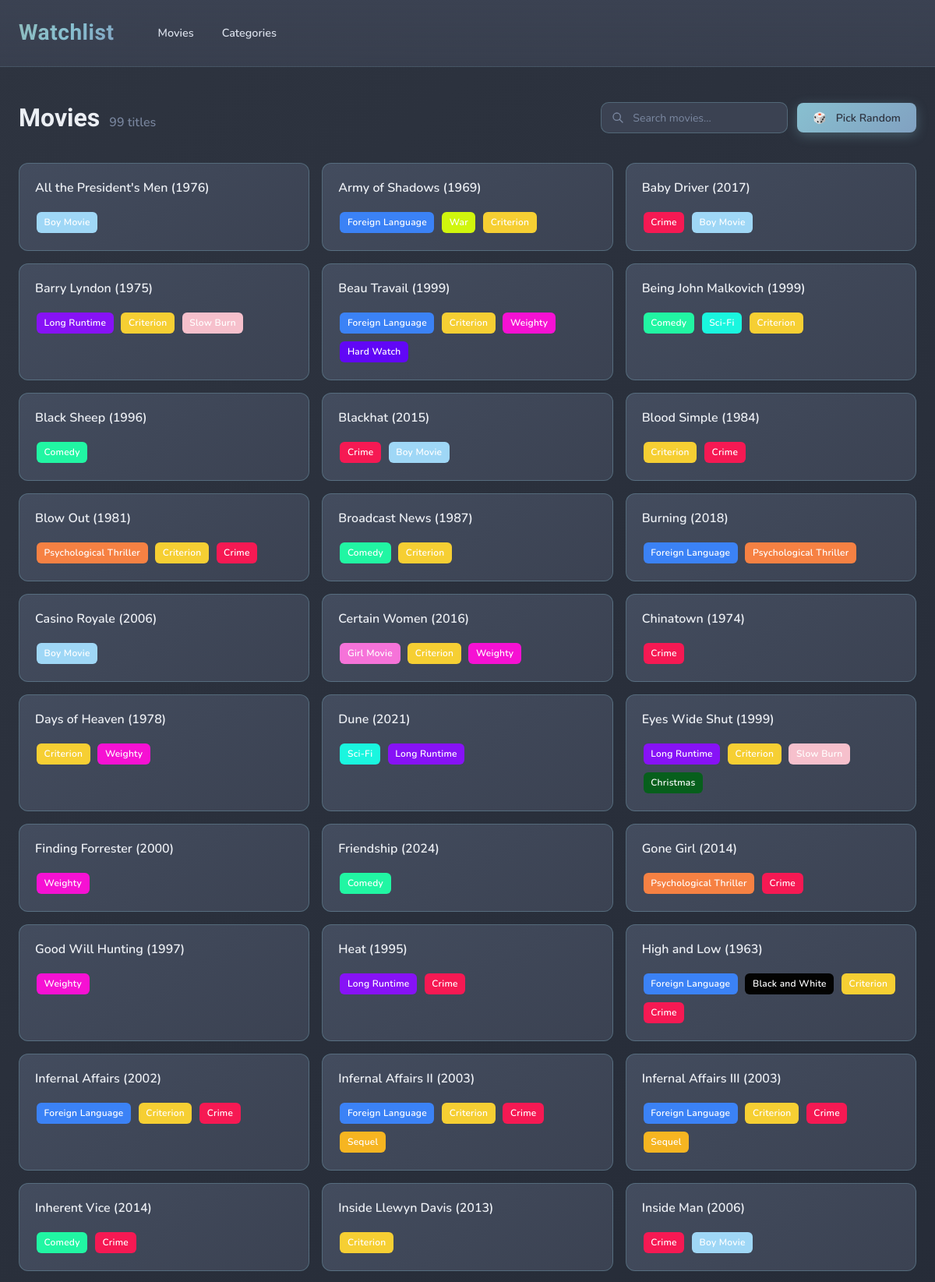
The page / (upper part) on the database its author committed.
### tables this page shows
CREATE TABLE movies (
                id INTEGER PRIMARY KEY AUTOINCREMENT,
                title TEXT UNIQUE NOT NULL
            );

### main.py (the view)
@app.get("/", response_class=HTMLResponse)
async def index(request: Request):
    with get_db() as conn:
        movies_data = conn.execute('''
            SELECT m.id, m.title,
                   GROUP_CONCAT(c.name) as category_names,
                   GROUP_CONCAT(c.color) as category_colors
            FROM movies m
            LEFT JOIN movie_categories mc ON m.id = mc.movie_id
            LEFT JOIN categories c ON mc.category_id = c.id
            GROUP BY m.id, m.title
            ORDER BY m.title
        ''').fetchall()
        movies = [dict(row) for row in movies_data]
        categories_data = conn.execute('SELECT * FROM categories ORDER BY name').fetchall()
        categories = [dict(row) for row in categories_data]
    return templates.TemplateResponse("index.html", {
        "request": request,
        "movies": movies,
        "categories": categories
    })

### templates/index.html (shortened to what this page needs)
{% extends "base.html" %}
{% block content %}
<div class="page-header">
    <h2>Movies <span class="movie-count">{{ movies|length }} titles</span></h2>
    <div class="controls">
        <div class="search-wrapper">
            <input type="text" id="searchInput" placeholder="Search movies...">
        </div>
        <button class="btn btn-primary btn-random" onclick="getRandomMovie()">Pick Random</button>
    </div>
</div>
{% if movies %}
<div class="movie-grid">
    {% for movie in movies %}
    <div class="movie-card" data-title="{{ movie.title|lower }}"
         style="animation-delay: {{ loop.index0 * 25 }}ms;"
         onclick="openTagModal({{ movie.id }}, '{{ movie.title|replace("'", "\\'") }}')">
        <div class="movie-header">
            <h3 class="movie-title">{{ movie.title }}</h3>
        </div>
        <div class="movie-tags">
            {% if movie.category_names %}
                {% set names = movie.category_names.split(',') %}
                {% set colors = movie.category_colors.split(',') %}
                {% for name in names %}
                <span class="tag" style="background-color: {{ colors[loop.index0] }};">
                    {{ name }}
                </span>
                {% endfor %}
            {% else %}
                <span class="no-tags">No tags yet</span>
            {% endif %}
        </div>
    </div>
    {% endfor %}
</div>
{% else %}
<div class="empty-state">
    <h3>No Movies Yet</h3>
    <p>Add some movies to get started with your collection.</p>
</div>
{% endif %}
{% endblock %}

### templates/base.html (style rules this page uses)
:root { --nord0: #2E3440; --nord1: #3B4252; --nord2: #434C5E; --nord3: #4C566A; --nord4: #D8DEE9; --nord5: #E5E9F0; --nord6: #ECEFF4; --frost1: #8FBCBB; --frost2: #88C0D0; --frost3: #81A1C1; --frost4: #5E81AC; --aurora-red: #BF616A; --aurora-orange: #D08770; --aurora-yellow: #EBCB8B; --aurora-green: #A3BE8C; --aurora-purple: #B48EAD; --bg-base: var(--nord0); --bg-surface: var(--nord1); --bg-elevated: var(--nord2); --bg-interactive: var(--nord3); --text-primary: var(--nord6); --text-secondary: var(--nord4); --text-muted: #7b88a1; --accent: var(--frost2); --accent-light: var(--frost1); --accent-dark: var(--frost4); --border-subtle: rgba(136, 192, 208, 0.15); --border-accent: rgba(136, 192, 208, 0.3); --shadow-soft: 0 4px 20px rgba(0, 0, 0, 0.25); --shadow-glow: 0 0 30px rgba(136, 192, 208, 0.15); --transition-smooth: cubic-bezier(0.4, 0, 0.2, 1); }
* { margin: 0; padding: 0; box-sizing: border-box; }
body { font-family: 'Nunito', -apple-system, BlinkMacSystemFont, sans-serif; background: linear-gradient(135deg, var(--nord0) 0%, #252b37 50%, var(--nord0) 100%); color: var(--text-primary); line-height: 1.6; min-height: 100vh; }
.btn { font-family: 'Nunito', sans-serif; font-weight: 600; padding: 0.6rem 1.25rem; border: none; border-radius: 8px; font-size: 0.875rem; cursor: pointer; transition: all 0.25s var(--transition-smooth); text-decoration: none; display: inline-flex; align-items: center; gap: 0.5rem; }
.btn-primary { background: linear-gradient(135deg, var(--frost2) 0%, var(--frost3) 100%); color: var(--nord0); box-shadow: 0 4px 15px rgba(136, 192, 208, 0.3); }
.tag { display: inline-block; padding: 0.25rem 0.6rem; border-radius: 6px; font-size: 0.75rem; font-weight: 600; color: white; margin: 0.125rem; letter-spacing: 0.02em; }
h2 { font-family: 'Quicksand', sans-serif; font-weight: 700; font-size: 2rem; color: var(--text-primary); }

### templates/index.html (style rules this page uses)
.page-header { display: flex; justify-content: space-between; align-items: center; margin-bottom: 2rem; flex-wrap: wrap; gap: 1.25rem; }
.page-header h2 { display: flex; align-items: baseline; gap: 0.75rem; }
.movie-count { font-family: 'Nunito', sans-serif; font-size: 1rem; font-weight: 500; color: var(--text-muted); }
.controls { display: flex; gap: 0.75rem; align-items: center; }
.search-wrapper { position: relative; }
.search-wrapper::before { content: ''; position: absolute; left: 0.875rem; top: 50%; transform: translateY(-50%); width: 16px; height: 16px; background-size: contain; pointer-events: none; }
#searchInput { padding: 0.6rem 1rem 0.6rem 2.5rem; background: var(--bg-surface); border: 1px solid var(--border-accent); border-radius: 10px; font-size: 0.875rem; color: var(--text-primary); font-family: 'Nunito', sans-serif; width: 240px; transition: all 0.25s var(--transition-smooth); }
#searchInput::placeholder { color: var(--text-muted); }
.btn-random::before { content: '🎲'; margin-right: 0.25rem; }
.movie-grid { display: grid; grid-template-columns: repeat(auto-fill, minmax(300px, 1fr)); gap: 1rem; }
.movie-card { background: linear-gradient(145deg, var(--nord2) 0%, var(--nord1) 100%); border: 1px solid var(--border-accent); border-radius: 12px; padding: 1.25rem; cursor: pointer; transition: all 0.3s var(--transition-smooth); position: relative; opacity: 0; transform: translateY(12px); animation: cardReveal 0.4s var(--transition-smooth) forwards; }
.movie-card::before { content: ''; position: absolute; inset: 0; border-radius: 12px; padding: 1px; background: linear-gradient(135deg, var(--frost1), var(--frost3)); -webkit-mask: linear-gradient(#fff 0 0) content-box, linear-gradient(#fff 0 0); mask: linear-gradient(#fff 0 0) content-box, linear-gradient(#fff 0 0); -webkit-mask-composite: xor; mask-composite: exclude; opacity: 0; transition: opacity 0.3s var(--transition-smooth); }
.movie-header { display: flex; justify-content: space-between; align-items: flex-start; margin-bottom: 0.875rem; gap: 1rem; }
.movie-title { font-family: 'Nunito', sans-serif; font-weight: 600; font-size: 1rem; color: var(--text-primary); line-height: 1.4; flex: 1; }
.movie-tags { display: flex; flex-wrap: wrap; gap: 0.35rem; min-height: 26px; align-items: center; }

### rows shown on the page
movies: title "All the President's Men (1976)", names "Boy Movie"
movies: title "Army of Shadows (1969)", names "Foreign Language" "War" "Criterion"
movies: title "Baby Driver (2017)", names "Crime" "Boy Movie"
movies: title "Barry Lyndon (1975)", names "Long Runtime" "Criterion" "Slow Burn"
movies: title "Beau Travail (1999)", names "Foreign Language" "Criterion" "Weighty" "Hard Watch"
movies: title "Being John Malkovich (1999)", names "Comedy" "Sci-Fi" "Criterion"
movies: title "Black Sheep (1996)", names "Comedy"
movies: title "Blackhat (2015)", names "Crime" "Boy Movie"
movies: title "Blood Simple (1984)", names "Criterion" "Crime"
movies: title "Blow Out (1981)", names "Psychological Thriller" "Criterion" "Crime"
movies: title "Broadcast News (1987)", names "Comedy" "Criterion"
movies: title "Burning (2018)", names "Foreign Language" "Psychological Thriller"
movies: title "Casino Royale (2006)", names "Boy Movie"
movies: title "Certain Women (2016)", names "Girl Movie" "Criterion" "Weighty"
movies: title "Chinatown (1974)", names "Crime"
movies: title "Days of Heaven (1978)", names "Criterion" "Weighty"
movies: title "Dune (2021)", names "Sci-Fi" "Long Runtime"
movies: title "Eyes Wide Shut (1999)", names "Long Runtime" "Criterion" "Slow Burn" "Christmas"
movies: title "Finding Forrester (2000)", names "Weighty"
movies: title "Friendship (2024)", names "Comedy"
movies: title "Gone Girl (2014)", names "Psychological Thriller" "Crime"
movies: title "Good Will Hunting (1997)", names "Weighty"
movies: title "Heat (1995)", names "Long Runtime" "Crime"
movies: title "High and Low (1963)", names "Foreign Language" "Black and White" "Criterion" "Crime"
movies: title "Infernal Affairs (2002)", names "Foreign Language" "Criterion" "Crime"
movies: title "Infernal Affairs II (2003)", names "Foreign Language" "Criterion" "Crime" "Sequel"
movies: title "Infernal Affairs III (2003)", names "Foreign Language" "Criterion" "Crime" "Sequel"
movies: title "Inherent Vice (2014)", names "Comedy" "Crime"
movies: title "Inside Llewyn Davis (2013)", names "Criterion"
movies: title "Inside Man (2006)", names "Crime" "Boy Movie"

### other values the page prints
{{ movies|length }} "99"
